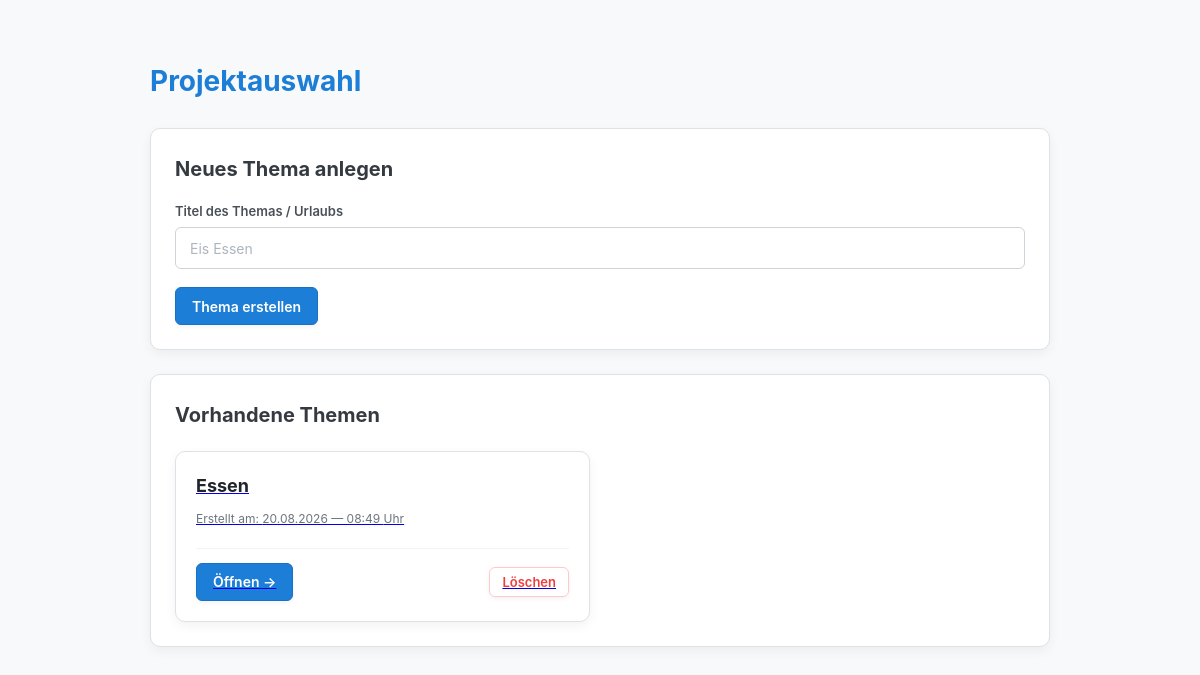
The app's page /, older data.
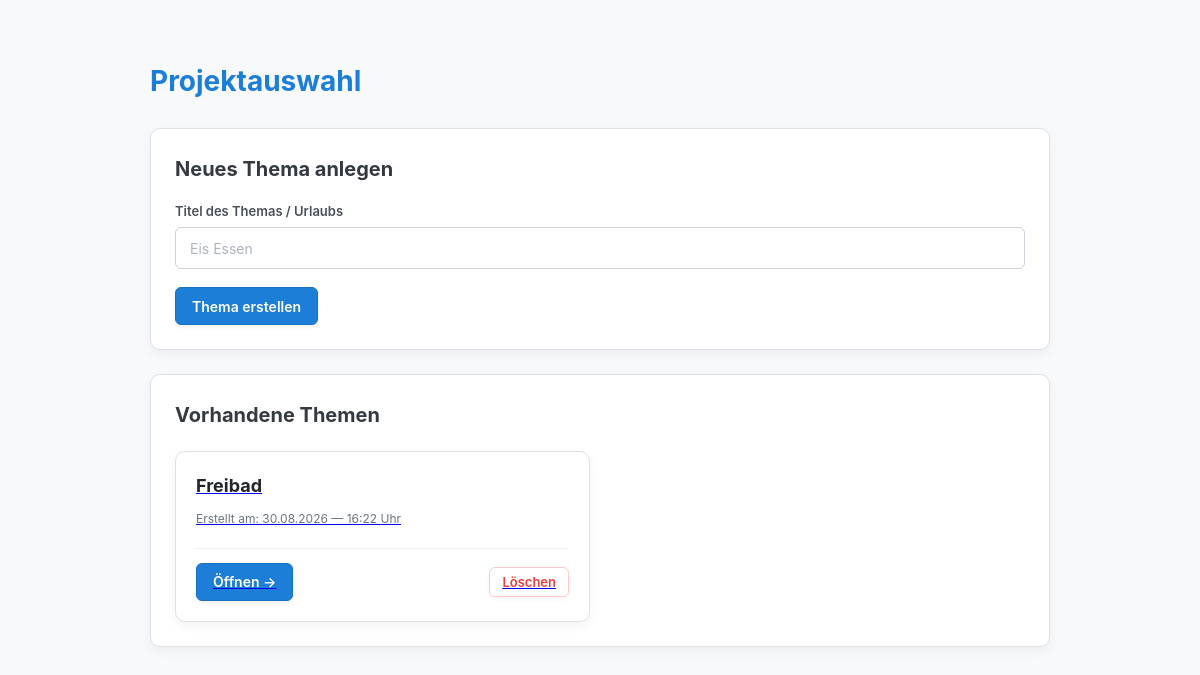
The same page, newer data.
### pool/models.py (models this page shows, shortened)
class Thema(models.Model):
    titel = models.CharField(max_length=200)
    erstellt_am = models.DateTimeField(auto_now_add=True)

### pool/views.py (the view)
# urls.py: path('', views.themen_liste, name='themen_liste'),
def themen_liste(request):
    if request.method == 'POST':
        form = ThemaForm(request.POST)
        if form.is_valid():
            form.save()
            return redirect('themen_liste')
    else:
        form = ThemaForm()
    themen = Thema.objects.all().order_by('-erstellt_am')
    return render(request, 'pool/themen_liste.html', {
        'themen': themen,
        'form': form
    })

### pool/forms.py
class ThemaForm(forms.ModelForm):
    class Meta:
        model = Thema
        fields = ['titel']
        widgets = {
            'titel': forms.TextInput(attrs={
                'class': 'form-control',
                'placeholder': 'Themenname (z. B. Urlaubsreise)'
            })
        }

### pool/templates/pool/themen_liste.html (shortened to what this page needs)
{% load static %}
<!DOCTYPE html>
<html lang="de">
<head>
    <link rel="stylesheet" href="{% static 'pool/css/style.css' %}">
</head>
<body>
    <h1>Projektauswahl</h1>
    <div class="card">
        <h2>Neues Thema anlegen</h2>
        <form method="POST">
            <div class="form-group">
                <label for="titel">Titel des Themas / Urlaubs</label>
                <input type="text" id="titel" name="titel" placeholder="Eis Essen" required>
            </div>
            <button type="submit" class="btn btn-primary">Thema erstellen</button>
        </form>
    </div>
    <div class="card">
        <h2>Vorhandene Themen</h2>
        {% if themen %}
            <div class="topic-grid">
    {% for thema in themen %}
        <a href="{% url 'thema_detail' thema.id %}" class="topic-card-link">
            <div class="topic-card">
                <div class="topic-card-content">
                    <h3 class="topic-title">{{ thema.titel }}</h3>
                    <div class="topic-meta">
                        Erstellt am: {{ thema.erstellt_am|date:"d.m.Y — H:i" }} Uhr
                    </div>
                </div>
                <div class="topic-actions">
                    <span class="btn btn-primary">Öffnen &rarr;</span>
                    <form method="POST"
                          class="form-inline"
                          onclick="event.stopPropagation();"
                          onsubmit="event.stopPropagation();">
                        <button type="submit" class="btn btn-danger-outline btn-sm">Löschen</button>
                    </form>
                </div>
            </div>
        </a>
    {% endfor %}
</div>
        {% else %}
            <p style="color: #6c757d; margin: 0;">Es wurden noch keine Themen angelegt. Erstelle oben dein erstes Thema!</p>
        {% endif %}
    </div>
</body>
</html>

### pool/static/pool/css/style.css (style rules this page uses)
body { font-family: -apple-system, BlinkMacSystemFont, "Segoe UI", Roboto, Helvetica, Arial, sans-serif; color: #212529; background-color: #f8f9fa; margin: 0 auto; max-width: 900px; padding: 40px 20px; line-height: 1.6; }
h1 { color: #1c7ed6; margin-bottom: 24px; font-size: 28px; }
h2 { color: #343a40; margin-top: 0; margin-bottom: 16px; font-size: 20px; }
.card { background-color: #ffffff; border-radius: 10px; border: 1px solid #dee2e6; box-shadow: 0 4px 12px rgba(0, 0, 0, 0.05); padding: 24px; margin-bottom: 24px; }
.btn { display: inline-flex; align-items: center; justify-content: center; height: 38px; padding: 0 16px; font-size: 14px; font-weight: 600; font-family: inherit; text-decoration: none; border-radius: 6px; box-sizing: border-box; cursor: pointer; transition: all 0.2s cubic-bezier(0.165, 0.84, 0.44, 1); box-shadow: 0 2px 4px rgba(0, 0, 0, 0.05); }
.btn-sm { height: 30px; padding: 0 12px; font-size: 13px; }
.btn-primary { background-color: #1c7ed6; color: #ffffff; border: 1px solid #1971c2; }
.form-inline { display: contents; }
.form-group { margin-bottom: 18px; }
label { display: block; font-size: 13px; font-weight: 600; color: #495057; margin-bottom: 6px; text-transform: none; letter-spacing: normal; }
input[type="text"], input[type="number"], select { width: 100%; height: 42px; padding: 0 14px; font-size: 14px; font-family: inherit; color: #212529; background-color: #ffffff; border: 1px solid #ced4da; border-radius: 6px; box-sizing: border-box; transition: border-color 0.15s ease-in-out, box-shadow 0.15s ease-in-out; }
input::placeholder { color: #adb5bd; }
.topic-grid { display: grid; grid-template-columns: repeat(auto-fill, minmax(280px, 1fr)); gap: 20px; margin-top: 20px; }
.topic-card { background-color: #ffffff; border: 1px solid #dee2e6; border-radius: 10px; padding: 20px; display: flex; flex-direction: column; justify-content: space-between; box-shadow: 0 4px 12px rgba(0, 0, 0, 0.05); transition: transform 0.2s ease, box-shadow 0.2s ease; }
.topic-title { font-size: 18px; font-weight: 700; color: #212529; margin: 0 0 8px 0; }
.topic-meta { font-size: 12px; color: #6c757d; margin-bottom: 20px; }
.topic-actions { display: flex; align-items: center; justify-content: space-between; gap: 10px; padding-top: 14px; border-top: 1px solid #f1f3f5; }
.btn-danger-outline { background-color: transparent; color: #f03e3e; border: 1px solid #ffc9c9; padding: 6px 12px; font-size: 13px; }

Row changes from the older to the newer data that the page shows:
removed Thema: titel "Essen", erstellt_am "20.08.2026 — 08:49"
added Thema: titel "Freibad", erstellt_am "30.08.2026 — 16:22"
